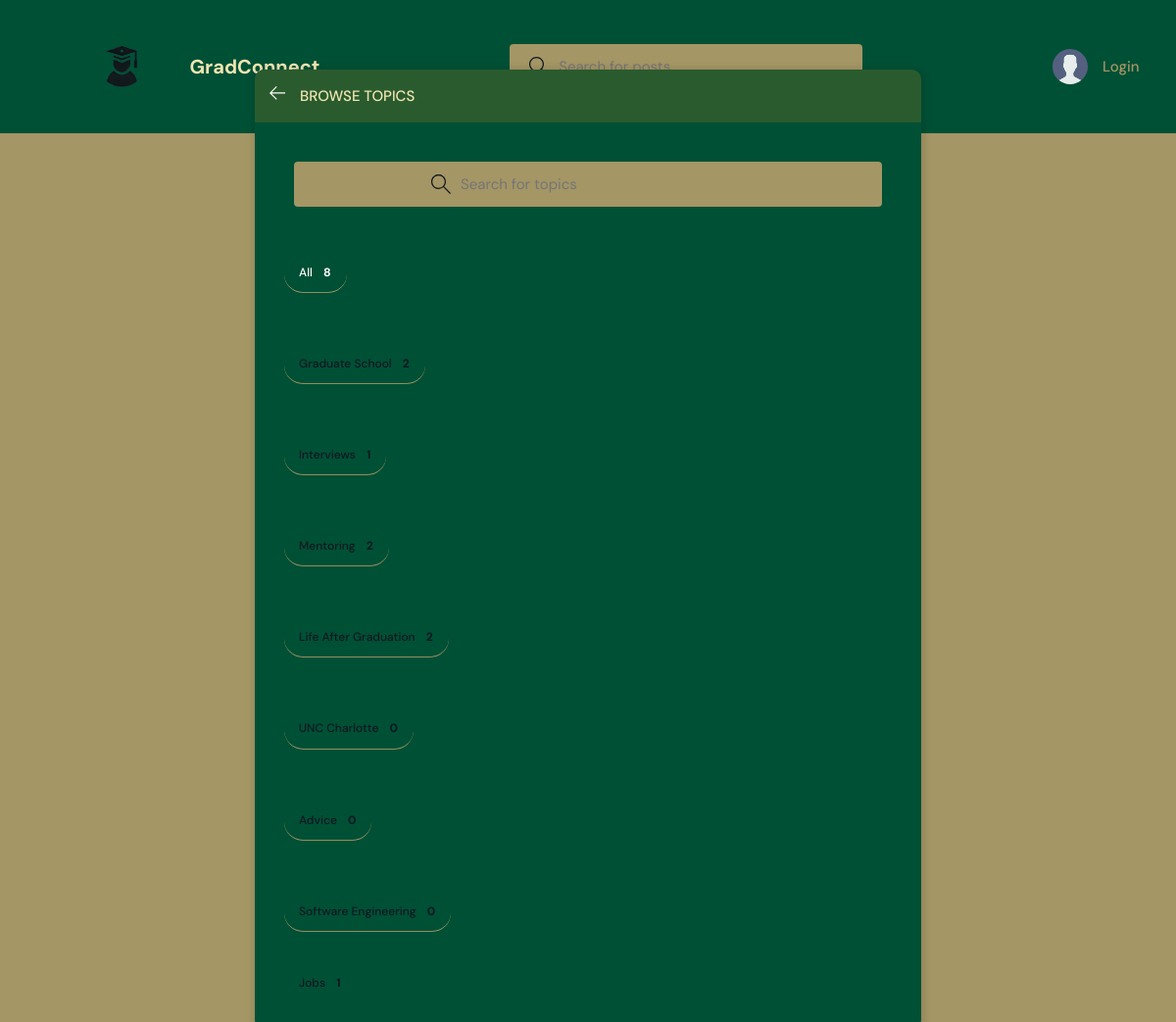
Page /topics/ on the committed database.
### base/models.py (models this page shows, shortened)
class Topic(models.Model):
    name = models.CharField(max_length=200)

### base/views.py (the view)
# urls.py: path('topics/', views.topicsPage, name="topics"),
def topicsPage(request):
    q = request.GET.get('q') if request.GET.get('q') != None else ''
    topics = Topic.objects.filter(name__icontains=q)
    return render(request, 'base/topics.html', {'topics': topics})

### base/templates/base/topics.html (shortened to what this page needs)
{% extends 'main.html' %}
{% block content %}
<main class="create-room layout">
  <div class="container">
    <div class="layout__box">
      <div class="layout__boxHeader">
        <div class="layout__boxTitle">
          <a href="{% url 'home' %}">
            <svg version="1.1" xmlns="http://www.w3.org/2000/svg" width="32" height="32" viewBox="0 0 32 32">
              <title>arrow-left</title>
              <path
                d="M13.723 2.286l-13.723 13.714 13.719 13.714 1.616-1.611-10.96-10.96h27.625v-2.286h-27.625l10.965-10.965-1.616-1.607z">
              </path>
            </svg>
          </a>
          <h3>Browse Topics</h3>
        </div>
      </div>
      <div class="topics-page layout__body">
        <form action="" method="GET" class="header__search">
          <label>
            <input name="q" placeholder="Search for topics" />
          </label>
        </form>
        <ul class="topics__list">
          <li>
            <a href="{% url 'topics' %}" class="active">All <span>{{topics.count}}</span></a>
          </li>
          {% for topic in topics %}
          <li>
            <a href="{% url 'home' %}?q={{topic.name}}">{{ topic.name }} <span>{{topic.room_set.all.count}}</span></a>
          </li>
          {% endfor %}
        </ul>
      </div>
    </div>
  </div>
</main>
{% endblock content %}

### static/styles/style.css (style rules this page uses)
:root { --color-main: #FFFFFF; --color-main-light: #899064; --color-dark: #005035; --color-dark-medium: #A49665; --color-dark-light: #2a5b2e; --color-light: #F1E6B2; --color-gray: #8b8b8b; --color-light-gray: #101820; --color-bg: #A49665; --color-success: #5dd693; --color-error: #802F2D; }
* { font-family: "DM Sans", -apple-system, BlinkMacSystemFont, "Segoe UI", Roboto, Oxygen, Ubuntu, Cantarell, "Open Sans", "Helvetica Neue", sans-serif; margin: 0; padding: 0; box-sizing: border-box; text-rendering: optimizeLegibility; font-size: inherit; }
html { font-size: 56.25%; }
@media only screen and (min-width: 1200px) { html { font-size: 62.5%; } }
body { line-height: 1.6; font-weight: 400; font-size: 1.5rem; color: var(--color-light-gray); background-color: var(--color-bg); min-height: 100vh; }
a { display: inline-block; color: var(--color-main); text-decoration: none; }
.container { width: 90%; margin: auto; }
.header__search { display: flex; justify-content: center; align-items: center; margin: 20px auto; width: 100%; max-width: 800px; padding: 10px; }
.header__search > label { background-color: var(--color-bg); padding: 1.3rem 1rem; display: flex; align-items: center; justify-content: center; gap: 1rem; border-radius: 4px; }
.header__search svg { fill: var(--color-light-gray); width: 2rem; height: 2rem; margin-left: 1rem; }
.header__search input { width: 30rem; background: transparent; border: none; outline: none; color: var(--color-light-gray); }
.layout { margin-top: 2.4rem; }
.layout > .container { display: flex; justify-content: space-between; align-items: flex-start; }
.layout__box { width: 90%; max-width: 48rem; min-height: 40rem; position: absolute; top: 50%; left: 50%; transform: translate(-50%, -46%); background-color: var(--color-dark); border-radius: 1rem; box-shadow: 1px 1px 6px 3px rgba(0, 0, 0, 0.1); overflow: hidden; }
.layout__boxHeader { display: flex; padding: 1.5rem; background-color: var(--color-dark-light); }
.layout__boxTitle { display: flex; gap: 1.5rem; align-items: center; }
.layout__boxTitle h3 { text-transform: uppercase; font-weight: 500; color: var(--color-light); }
.layout__boxTitle svg { width: 1.6rem; height: 1.6rem; fill: var(--color-main); }
.layout__body { margin: 3rem; }
.topics__list { list-style: none; padding: 0; }
.topics__list li { margin-bottom: 1.5rem; }
.topics__list li a { display: inline-block; padding: 0.8rem 1.5rem; font-weight: 500; font-size: 1.2rem; color: var(--color-light-gray); background-color: var(--color-dark); border-radius: 30px; transition: color 0.3s ease-in-out; text-decoration: none; }
.topics__list li a.active, .topics__list li a:hover { color: #fff; }
.topics__list li a span { margin-left: 0.8rem; font-size: 1.2rem; font-weight: 700; letter-spacing: 1px; color: inherit; }
.topics-page .topics__list li:not(:last-child) a { margin: 2rem 0; padding-bottom: 1rem; text-decoration: none; border-bottom: 1px solid var(--color-dark-medium); }
.topics-page .header__search { display: block; }
.create-room.layout .layout__box { max-width: 68rem; }

### rows in the picture
Topic: name "Graduate School", room_set.all.count "2"
Topic: name "Interviews", room_set.all.count "1"
Topic: name "Mentoring", room_set.all.count "2"
Topic: name "Life After Graduation", room_set.all.count "2"
Topic: name "UNC Charlotte", room_set.all.count "0"
Topic: name "Advice", room_set.all.count "0"
Topic: name "Software Engineering", room_set.all.count "0"
Topic: name "Jobs", room_set.all.count "1"

### other values in the picture
{{ topics.count }} "8"
